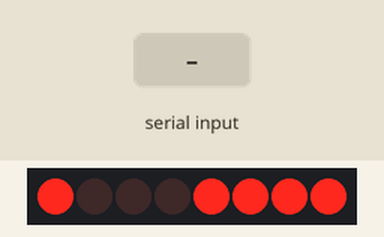
The sketch below on a simulated Arduino Uno, built with avr-gcc and run on an emulated ATmega328P. Parts: 8 shift-register outputs drawn as a row of LEDs (first output left, lit = HIGH). Wiring (inferred from the names in the program): shift register (74HC595): data pin 11; shift clock pin 12; latch pin 8. Wiring (inferred from the signals the program sends): row of LEDs: on Q0, Q1, Q2, Q3, Q4, Q5, Q6, Q7. The inputs (shaded band) are chosen by the test bench.

Above: at 4.87 s.
4.9 s: "1" received over Serial
At 4.97 s:
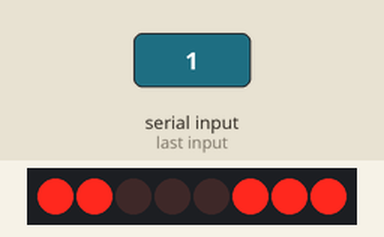
7.6 s: "0" received over Serial
At 7.63 s:
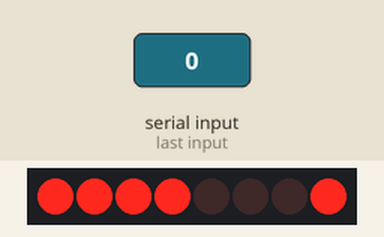
10.2 s: "1" received over Serial
At 10.29 s:
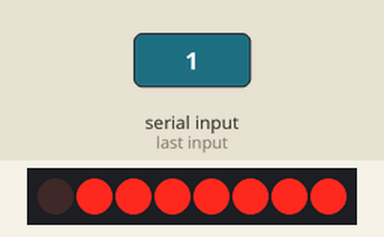
16.6 s: "1" received over Serial
At 16.73 s:
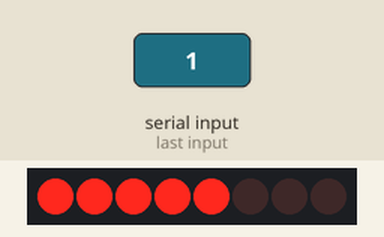
33.2 s: "1" received over Serial
40.3 s: "2" received over Serial
Timing chart, 0 to 42.8 s (numbered marks = the images above; inputs shaded):
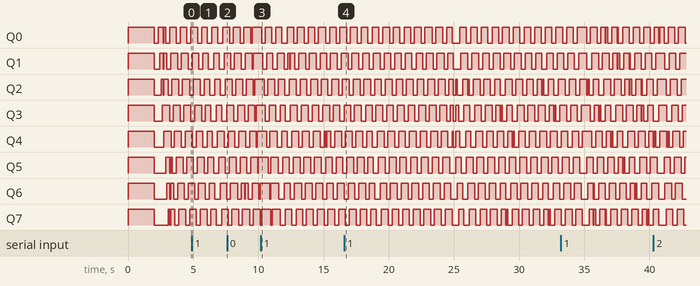

The sketch:

HeartyBadge.ino
```cpp
const PROGMEM unsigned short Data[][8] = {
  {0b00000000, 0b00000000, 0b00000000, 0b00000000, 0b00000000, 0b00000000, 0b00000000, 0b00000000},//Space
  {0b00000100, 0b00000100, 0b00000100, 0b00000100, 0b00000100, 0b00000100, 0b00000000, 0b00000100},// !
  {0b00001010, 0b00001010, 0b00001010, 0b00000000, 0b00000000, 0b00000000, 0b00000000, 0b00000000},// "
  {0b00000000, 0b00001010, 0b00011111, 0b00001010, 0b00011111, 0b00001010, 0b00011111, 0b00001010},// #
  {0b00000111, 0b00001100, 0b00010100, 0b00001100, 0b00000110, 0b00000101, 0b00000110, 0b00011100},// $
  {0b00011001, 0b00011010, 0b00000010, 0b00000100, 0b00000100, 0b00001000, 0b00001011, 0b00010011},// %
  {0b00000110, 0b00001010, 0b00010010, 0b00010100, 0b00001001, 0b00010110, 0b00010110, 0b00001001},// &
  {0b00000100, 0b00000100, 0b00000100, 0b00000000, 0b00000000, 0b00000000, 0b00000000, 0b00000000},// '
  {0b00000010, 0b00000100, 0b00001000, 0b00001000, 0b00001000, 0b00001000, 0b00000100, 0b00000010},// (
  {0b00001000, 0b00000100, 0b00000010, 0b00000010, 0b00000010, 0b00000010, 0b00000100, 0b00001000},// )
  {0b00010101, 0b00001110, 0b00011111, 0b00001110, 0b00010101, 0b00000000, 0b00000000, 0b00000000},// *
  {0b00000000, 0b00000000, 0b00000100, 0b00000100, 0b00011111, 0b00000100, 0b00000100, 0b00000000},// +
  {0b00000000, 0b00000000, 0b00000000, 0b00000000, 0b00000000, 0b00000110, 0b00000100, 0b00001000},// ,
  {0b00000000, 0b00000000, 0b00000000, 0b00000000, 0b00001110, 0b00000000, 0b00000000, 0b00000000},// -
  {0b00000000, 0b00000000, 0b00000000, 0b00000000, 0b00000000, 0b00000000, 0b00000000, 0b00000100},// .
  {0b00000001, 0b00000010, 0b00000010, 0b00000100, 0b00000100, 0b00001000, 0b00001000, 0b00010000},// /
  {0b00001110, 0b00010001, 0b00010011, 0b00010001, 0b00010101, 0b00010001, 0b00011001, 0b00001110},// 0
  {0b00000100, 0b00001100, 0b00010100, 0b00000100, 0b00000100, 0b00000100, 0b00000100, 0b00011111},// 1
  {0b00001110, 0b00010001, 0b00010001, 0b00000010, 0b00000100, 0b00001000, 0b00010000, 0b00011111},// 2
  {0b00001110, 0b00010001, 0b00000001, 0b00001110, 0b00000001, 0b00000001, 0b00010001, 0b00001110},// 3
  {0b00010000, 0b00010000, 0b00010100, 0b00010100, 0b00011111, 0b00000100, 0b00000100, 0b00000100},// 4
  {0b00011111, 0b00010000, 0b00010000, 0b00011110, 0b00000001, 0b00000001, 0b00000001, 0b00011110},// 5
  {0b00000111, 0b00001000, 0b00010000, 0b00011110, 0b00010001, 0b00010001, 0b00010001, 0b00001110},// 6
  {0b00011111, 0b00000001, 0b00000001, 0b00000001, 0b00000010, 0b00000100, 0b00001000, 0b00010000},// 7
  {0b00001110, 0b00010001, 0b00010001, 0b00001110, 0b00010001, 0b00010001, 0b00010001, 0b00001110},// 8
  {0b00001110, 0b00010001, 0b00010001, 0b00001111, 0b00000001, 0b00000001, 0b00000001, 0b00000001},// 9
  {0b00000000, 0b00000100, 0b00000100, 0b00000000, 0b00000000, 0b00000100, 0b00000100, 0b00000000},// :
  {0b00000000, 0b00000100, 0b00000100, 0b00000000, 0b00000000, 0b00000100, 0b00000100, 0b00001000},// ;
  {0b00000001, 0b00000010, 0b00000100, 0b00001000, 0b00001000, 0b00000100, 0b00000010, 0b00000001},// <
  {0b00000000, 0b00000000, 0b00000000, 0b00011110, 0b00000000, 0b00011110, 0b00000000, 0b00000000},// =
  {0b00010000, 0b00001000, 0b00000100, 0b00000010, 0b00000010, 0b00000100, 0b00001000, 0b00010000},// >
  {0b00001110, 0b00010001, 0b00010001, 0b00000010, 0b00000100, 0b00000100, 0b00000000, 0b00000100},// ?
  {0b00001110, 0b00010001, 0b00010001, 0b00010101, 0b00010101, 0b00010001, 0b00010001, 0b00011110},// @
  {0b00001110, 0b00010001, 0b00010001, 0b00010001, 0b00011111, 0b00010001, 0b00010001, 0b00010001},// A
  {0b00011110, 0b00010001, 0b00010001, 0b00011110, 0b00010001, 0b00010001, 0b00010001, 0b00011110},// B
  {0b00000111, 0b00001000, 0b00010000, 0b00010000, 0b00010000, 0b00010000, 0b00001000, 0b00000111},// C
  {0b00011100, 0b00010010, 0b00010001, 0b00010001, 0b00010001, 0b00010001, 0b00010010, 0b00011100},// D
  {0b00011111, 0b00010000, 0b00010000, 0b00011110, 0b00010000, 0b00010000, 0b00010000, 0b00011111},// E
  {0b00011111, 0b00010000, 0b00010000, 0b00011110, 0b00010000, 0b00010000, 0b00010000, 0b00010000},// F
  {0b00001110, 0b00010001, 0b00010000, 0b00010000, 0b00010111, 0b00010001, 0b00010001, 0b00001110},// G
  {0b00010001, 0b00010001, 0b00010001, 0b00011111, 0b00010001, 0b00010001, 0b00010001, 0b00010001},// H
  {0b00011111, 0b00000100, 0b00000100, 0b00000100, 0b00000100, 0b00000100, 0b00000100, 0b00011111},// I
  {0b00011111, 0b00000100, 0b00000100, 0b00000100, 0b00000100, 0b00000100, 0b00010100, 0b00001000},// J
  {0b00010001, 0b00010010, 0b00010100, 0b00011000, 0b00010100, 0b00010010, 0b00010001, 0b00010001},// K
  {0b00010000, 0b00010000, 0b00010000, 0b00010000, 0b00010000, 0b00010000, 0b00010000, 0b00011111},// L
  {0b00010001, 0b00011011, 0b00011111, 0b00010101, 0b00010001, 0b00010001, 0b00010001, 0b00010001},// M
  {0b00010001, 0b00011001, 0b00011001, 0b00010101, 0b00010101, 0b00010011, 0b00010011, 0b00010001},// N
  {0b00001110, 0b00010001, 0b00010001, 0b00010001, 0b00010001, 0b00010001, 0b00010001, 0b00001110},// O
  {0b00011110, 0b00010001, 0b00010001, 0b00011110, 0b00010000, 0b00010000, 0b00010000, 0b00010000},// P
  {0b00001110, 0b00010001, 0b00010001, 0b00010001, 0b00010001, 0b00010101, 0b00010011, 0b00001111},// Q
  {0b00011110, 0b00010001, 0b00010001, 0b00011110, 0b00010100, 0b00010010, 0b00010001, 0b00010001},// R
  {0b00001110, 0b00010001, 0b00010000, 0b00001000, 0b00000110, 0b00000001, 0b00010001, 0b00001110},// S
  {0b00011111, 0b00000100, 0b00000100, 0b00000100, 0b00000100, 0b00000100, 0b00000100, 0b00000100},// T
  {0b00010001, 0b00010001, 0b00010001, 0b00010001, 0b00010001, 0b00010001, 0b00010001, 0b00001110},// U
  {0b00010001, 0b00010001, 0b00010001, 0b00010001, 0b00010001, 0b00010001, 0b00001010, 0b00000100},// V
  {0b00010001, 0b00010001, 0b00010001, 0b00010001, 0b00010001, 0b00010101, 0b00010101, 0b00001010},// W
  {0b00010001, 0b00010001, 0b00001010, 0b00000100, 0b00000100, 0b00001010, 0b00010001, 0b00010001},// X
  {0b00010001, 0b00010001, 0b00001010, 0b00000100, 0b00000100, 0b00000100, 0b00000100, 0b00000100},// Y
  {0b00011111, 0b00000001, 0b00000010, 0b00000100, 0b00001000, 0b00010000, 0b00010000, 0b00011111},// Z
  {0b00100010, 0b01110111, 0b01111111, 0b01111111, 0b01111111, 0b00111110, 0b00011100, 0b00001000},// [
  {0b00010000, 0b00001000, 0b00001000, 0b00000100, 0b00000100, 0b00000010, 0b00000010, 0b00000001},//
  {0b00001110, 0b00000010, 0b00000010, 0b00000010, 0b00000010, 0b00000010, 0b00000010, 0b00001110},// ]
  {0b00000100, 0b00001010, 0b00010001, 0b00000000, 0b00000000, 0b00000000, 0b00000000, 0b00000000},// ^
  {0b00000000, 0b00000000, 0b00000000, 0b00000000, 0b00000000, 0b00000000, 0b00000000, 0b00011111},// _
  {0b00001000, 0b00000100, 0b00000000, 0b00000000, 0b00000000, 0b00000000, 0b00000000, 0b00000000},// `
  {0b00000000, 0b00000000, 0b00000000, 0b00001110, 0b00010010, 0b00010010, 0b00010010, 0b00001111},// a
  {0b00000000, 0b00010000, 0b00010000, 0b00010000, 0b00011100, 0b00010010, 0b00010010, 0b00011100},// b
  {0b00000000, 0b00000000, 0b00000000, 0b00001110, 0b00010000, 0b00010000, 0b00010000, 0b00001110},// c
  {0b00000000, 0b00000001, 0b00000001, 0b00000001, 0b00000111, 0b00001001, 0b00001001, 0b00000111},// d
  {0b00000000, 0b00000000, 0b00000000, 0b00011100, 0b00010010, 0b00011110, 0b00010000, 0b00001110},// e
  {0b00000000, 0b00000011, 0b00000100, 0b00000100, 0b00000110, 0b00000100, 0b00000100, 0b00000100},// f
  {0b00000000, 0b00001110, 0b00001010, 0b00001010, 0b00001110, 0b00000010, 0b00000010, 0b00001100},// g
  {0b00000000, 0b00010000, 0b00010000, 0b00010000, 0b00011100, 0b00010010, 0b00010010, 0b00010010},// h
  {0b00000000, 0b00000000, 0b00000100, 0b00000000, 0b00000100, 0b00000100, 0b00000100, 0b00000100},// i
  {0b00000000, 0b00000010, 0b00000000, 0b00000010, 0b00000010, 0b00000010, 0b00000010, 0b00001100},// j
  {0b00000000, 0b00010000, 0b00010000, 0b00010100, 0b00011000, 0b00011000, 0b00010100, 0b00010000},// k
  {0b00000000, 0b00010000, 0b00010000, 0b00010000, 0b00010000, 0b00010000, 0b00010000, 0b00001100},// l
  {0b00000000, 0b00000000, 0b00000000, 0b00001010, 0b00010101, 0b00010001, 0b00010001, 0b00010001},// m
  {0b00000000, 0b00000000, 0b00000000, 0b00010100, 0b00011010, 0b00010010, 0b00010010, 0b00010010},// n
  {0b00000000, 0b00000000, 0b00000000, 0b00001100, 0b00010010, 0b00010010, 0b00010010, 0b00001100},// o
  {0b00000000, 0b00011100, 0b00010010, 0b00010010, 0b00011100, 0b00010000, 0b00010000, 0b00010000},// p
  {0b00000000, 0b00001110, 0b00010010, 0b00010010, 0b00001110, 0b00000010, 0b00000010, 0b00000001},// q
  {0b00000000, 0b00000000, 0b00000000, 0b00001010, 0b00001100, 0b00001000, 0b00001000, 0b00001000},// r
  {0b00000000, 0b00000000, 0b00001110, 0b00010000, 0b00001000, 0b00000100, 0b00000010, 0b00011110},// s
  {0b00000000, 0b00010000, 0b00010000, 0b00011100, 0b00010000, 0b00010000, 0b00010000, 0b00001100},// t
  {0b00000000, 0b00000000, 0b00000000, 0b00010010, 0b00010010, 0b00010010, 0b00010010, 0b00001100},// u
  {0b00000000, 0b00000000, 0b00000000, 0b00010001, 0b00010001, 0b00010001, 0b00001010, 0b00000100},// v
  {0b00000000, 0b00000000, 0b00000000, 0b00010001, 0b00010001, 0b00010001, 0b00010101, 0b00001010},// w
  {0b00000000, 0b00000000, 0b00000000, 0b00010001, 0b00001010, 0b00000100, 0b00001010, 0b00010001},// x
  {0b00000000, 0b00000000, 0b00010001, 0b00001010, 0b00000100, 0b00001000, 0b00001000, 0b00010000},// y
  {0b00000000, 0b00000000, 0b00000000, 0b00011111, 0b00000010, 0b00000100, 0b00001000, 0b00011111},// z
  {0b00000010, 0b00000100, 0b00000100, 0b00000100, 0b00001000, 0b00000100, 0b00000100, 0b00000010},// {
  {0b00000100, 0b00000100, 0b00000100, 0b00000100, 0b00000100, 0b00000100, 0b00000100, 0b00000100},// |
  {0b00001000, 0b00000100, 0b00000100, 0b00000100, 0b00000010, 0b00000100, 0b00000100, 0b00001000},// }
  {0b00000000, 0b00000000, 0b00000000, 0b00001010, 0b00011110, 0b00010100, 0b00000000, 0b00000000}//  ~
};

unsigned int DisplayBuffer[][8] = {{0, 0}, {0, 0}, {0, 0}, {0, 0}, {0, 0}, {0, 0}, {0, 0}, {0, 0}};
unsigned int speed;
unsigned int i, l, k, ShiftAmount, scroll, temp, shift_step = 1, StringLength;
String message = "HOPE~LOVE[~THANKYOU~BELIEVE~";
char index;

uint8_t rowPins[8] = {9, 10, 2, 3, 4, 5, 6, 7};

#define SER_PIN 11
#define SCK_PIN 12
#define RCK_PIN 8

void setup() {
  for (int i = 0; i < 8; i++) {
    pinMode(rowPins[i], OUTPUT);
  }
  pinMode(SER_PIN, OUTPUT);
  pinMode(SCK_PIN, OUTPUT);
  pinMode(RCK_PIN, OUTPUT);

  Serial.begin(9600);
  Serial.setTimeout(200);

  test();
  delay(2000);
}

int row = 0;

void loop() {

  if(Serial.available() > 0){
      message = Serial.readString();
   }
  StringLength = message.length() ;

  for (k = 0; k < StringLength; k++) {
    for (scroll = 0; scroll < (8 / shift_step); scroll++) {
      for (ShiftAmount = 0; ShiftAmount < 8; ShiftAmount++) {

        DisplayBuffer[0][ShiftAmount] <<= 1;
        if (DisplayBuffer[1][ShiftAmount] & 0x80) {
          DisplayBuffer[0][ShiftAmount] |= 1;
        }

        index = message[k];
        temp = pgm_read_byte_near(&Data[index - 32][ShiftAmount]);
        DisplayBuffer[1][ShiftAmount] = (DisplayBuffer[1][ShiftAmount] << shift_step) | (temp >> ((8 - shift_step) - scroll * shift_step));
      }

      speed = 10;
      for (l = 0; l < speed; l++) {
        for (i = 0; i < 8; i++) {
          write595(DisplayBuffer[0][i]);
          write595(DisplayBuffer[1][i]);
          delayMicroseconds(50);
          digitalWrite(rowPins[row], HIGH);
          delay(1);
          digitalWrite(rowPins[row], LOW);
          row++;
          if (row >= 8)
            row = 0;
        }
      }
    }
  }
}

void test(){
  for(int i = 0; i < 8; i++){
    digitalWrite(rowPins[i], HIGH);
  }
  write595(0xff);
  write595(0xff);
}

void write595(byte data) {
  digitalWrite(RCK_PIN, LOW);
  shiftOut(SER_PIN, SCK_PIN, MSBFIRST, data);
  digitalWrite(RCK_PIN, HIGH);
}
```
